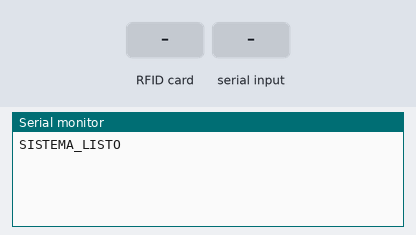
This sketch was run on a simulated Arduino Uno, built with avr-gcc and run on an emulated ATmega328P. Parts: the last lines printed to the serial monitor. The inputs (shaded band) are chosen by the test bench. The local clock reads 2024-03-15 10:24:30 at power-on unless the sketch sets it; EEPROM starts erased.

Above: at 1.2 s.
1.3 s: RFID card 5E 7A 19 C4 held to the reader
At 2.4 s:
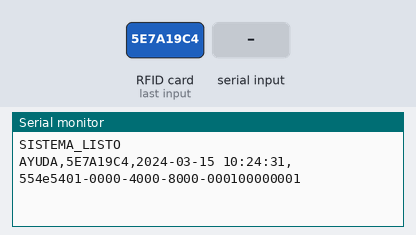
2.8 s: "ABRIR,1\n" received over Serial
At 4.0 s:
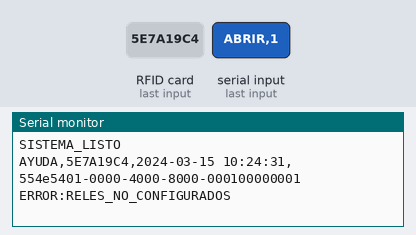
4.3 s: "DENEGADO\n" received over Serial
5.8 s: RFID card 5E 7A 19 C4 held to the reader
At 7.1 s:
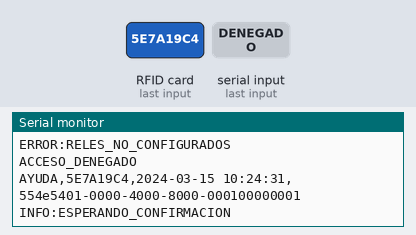

The sketch:

umbral_asistencia.ino
```cpp
#include <SPI.h>
#include <MFRC522.h>
#include <Wire.h>
#include <RTClib.h>
#include <EEPROM.h>
#include <stdint.h>
#include <stdio.h>
#include <string.h>
#include "config.h"

#if !defined(ARDUINO_ARCH_AVR)
#error "This sketch targets AVR Uno/classic Nano/Mega. Adapt EEPROM for other boards."
#endif

MFRC522 rfid(UMBRAL_RFID_SS_PIN, UMBRAL_RFID_RST_PIN);
RTC_DS3231 rtc;

enum HelpState { IDLE, WAITING, REQUESTED, RECEIVED, ACCEPTED, ATTENDING, COMPLETED, CANCELLED, OFFLINE };
bool rtcValid = false, readerReady = false, identityReady = false;
uint32_t bootCounter = 0, eventCounter = 0;
struct HelpRequest {
  char event[37], uid[21], timestamp[24];
  HelpState state;
  bool awaitingAck;
  uint8_t sendCount;
  unsigned long firstSentAt, lastSentAt;
};
const uint8_t MAX_REQUESTS = 4;
HelpRequest requests[MAX_REQUESTS] = {};
uint8_t focusedRequest = 0;
char rxBuffer[128];
uint8_t rxLength = 0;
bool discardFrame = false, cardSeen = false;
unsigned long lastCardAt = 0, lastRxByteAt = 0;
static_assert(UMBRAL_STATUS_LED_PIN >= -1 && UMBRAL_STATUS_LED_PIN < NUM_DIGITAL_PINS, "Invalid LED pin");

// EEPROM bytes 0..17: two alternating records, each counter + inverse + commit.
// Commit the new counter before producing any IDs. Never overwrite the last
// valid record until the alternate one is durable.
bool readBootSlot(int base, uint32_t &value) {
  uint32_t inverse;
  if (EEPROM.read(base + 8) != 0xA5) return false;
  EEPROM.get(base, value);
  EEPROM.get(base + 4, inverse);
  return value != 0 && inverse == ~value;
}

bool reserveBootCounter() {
  if (EEPROM.length() < 18) return false;
  uint32_t a = 0, b = 0;
  const bool validA = readBootSlot(0, a), validB = readBootSlot(9, b);
  const bool latestA = validA && (!validB || a >= b);
  const uint32_t previous = latestA ? a : (validB ? b : 0);
  if (previous == UINT32_MAX) return false;
  bootCounter = previous + 1;
  const int target = latestA ? 9 : 0;
  const uint32_t inverse = ~bootCounter;
  EEPROM.update(target + 8, 0);
  EEPROM.put(target, bootCounter);
  EEPROM.put(target + 4, inverse);
  EEPROM.update(target + 8, 0xA5);
  uint32_t check;
  return readBootSlot(target, check) && check == bootCounter;
}

bool makeEventId(char *event) {
  if (!identityReady || eventCounter == UINT32_MAX) return false;
  ++eventCounter;
  // Namespace + persisted boot counter + sequence, with UUID version/variant.
  snprintf(event, 37, "%08lx-%04x-4000-8000-%04x%08lx",
    (unsigned long) UMBRAL_DEVICE_NAMESPACE, (unsigned int) (bootCounter >> 16),
    (unsigned int) (bootCounter & 0xffff), (unsigned long) eventCounter);
  return true;
}

bool reservedPin(int pin) {
  return pin == 0 || pin == 1 || pin == UMBRAL_RFID_SS_PIN || pin == UMBRAL_RFID_RST_PIN ||
    pin == MOSI || pin == MISO || pin == SCK || pin == SDA || pin == SCL;
}

#if UMBRAL_ENABLE_RELAYS
static_assert(UMBRAL_RELAY1_PIN >= 0 && UMBRAL_RELAY1_PIN < NUM_DIGITAL_PINS, "Define the real relay 1 pin");
static_assert(UMBRAL_RELAY2_PIN >= 0 && UMBRAL_RELAY2_PIN < NUM_DIGITAL_PINS, "Define the real relay 2 pin");
static_assert(UMBRAL_RELAY1_PIN != UMBRAL_RELAY2_PIN, "Relays need separate pins");
static_assert(UMBRAL_STATUS_LED_PIN != UMBRAL_RELAY1_PIN && UMBRAL_STATUS_LED_PIN != UMBRAL_RELAY2_PIN, "LED and relays need separate pins");
bool relaysReady = false;
bool relayActive[2] = { false, false };
unsigned long relayStartedAt[2] = { 0, 0 };
const int relayPins[2] = { UMBRAL_RELAY1_PIN, UMBRAL_RELAY2_PIN };
#endif

void openRelay(uint8_t relay) {
  if (relay != 1 && relay != 2) return;
#if UMBRAL_ENABLE_RELAYS
  if (!relaysReady || relayActive[relay - 1]) return;
  const uint8_t index = relay - 1;
  relayActive[index] = true;
  relayStartedAt[index] = millis();
  digitalWrite(relayPins[index], UMBRAL_RELAY_ACTIVE);
  Serial.print(F("RELAY_ACTIVADO,")); Serial.println(relay);
#else
  Serial.println(F("ERROR:RELES_NO_CONFIGURADOS"));
#endif
}

void tickRelays() {
#if UMBRAL_ENABLE_RELAYS
  for (uint8_t i = 0; i < 2; ++i) {
    if (relayActive[i] && (unsigned long)(millis() - relayStartedAt[i]) >= UMBRAL_RELAY_DURATION_MS) {
      digitalWrite(relayPins[i], UMBRAL_RELAY_INACTIVE);
      relayActive[i] = false;
      Serial.print(F("RELAY_DESACTIVADO,")); Serial.println(i + 1);
    }
  }
#endif
}

int stateRank(HelpState state) {
  switch (state) {
    case REQUESTED: return 1;
    case RECEIVED: return 2;
    case ACCEPTED: return 3;
    case ATTENDING: return 4;
    case COMPLETED: case CANCELLED: return 5;
    default: return 0;
  }
}

void handleCommand(char *line) {
  // Match the entire command; invalid relay values never fall back to relay 1.
  if (strcmp(line, "ABRIR,1") == 0 || strcmp(line, "CONCEDIDO,1") == 0) { openRelay(1); return; }
  if (strcmp(line, "ABRIR,2") == 0 || strcmp(line, "CONCEDIDO,2") == 0) { openRelay(2); return; }
  if (strcmp(line, "DENEGADO") == 0) { Serial.println(F("ACCESO_DENEGADO")); return; }
  if (strncmp(line, "ASISTENCIA,", 11) != 0) return;
  char *event = line + 11, *state = strchr(event, ',');
  if (!state) return;
  *state++ = '\0';
  HelpRequest *request = NULL;
  for (uint8_t i = 0; i < MAX_REQUESTS; ++i) {
    if (requests[i].event[0] && strcmp(event, requests[i].event) == 0) { request = &requests[i]; break; }
  }
  if (!request) return;
  HelpState next;
  if (strcmp(state, "solicitada") == 0) next = REQUESTED;
  else if (strcmp(state, "recibida") == 0) next = RECEIVED;
  else if (strcmp(state, "aceptada") == 0) next = ACCEPTED;
  else if (strcmp(state, "en_atencion") == 0) next = ATTENDING;
  else if (strcmp(state, "atendida") == 0) next = COMPLETED;
  else if (strcmp(state, "cancelada") == 0) next = CANCELLED;
  else return;
  // Ignore old/doubled packets after a newer state or terminal state.
  if (request->state == COMPLETED || request->state == CANCELLED || stateRank(next) < stateRank(request->state)) return;
  request->state = next;
  request->awaitingAck = false;
  Serial.print(F("ESTADO_AYUDA,")); Serial.print(request->event); Serial.print(','); Serial.println(state);
}

void readCommands() {
  if ((rxLength || discardFrame) && (unsigned long)(millis() - lastRxByteAt) > 1000UL) {
    rxLength = 0; discardFrame = false;
  }
  // Bound the work per loop so a noisy serial input cannot hold a relay open.
  uint8_t budget = 64;
  while (budget-- && Serial.available()) {
    const char c = (char)Serial.read();
    lastRxByteAt = millis();
    if (c == '\n') {
      if (!discardFrame && rxLength) {
        if (rxBuffer[rxLength - 1] == '\r') --rxLength;
        rxBuffer[rxLength] = '\0';
        handleCommand(rxBuffer);
      }
      rxLength = 0; discardFrame = false;
    } else if (!discardFrame) {
      if (c == '\0' || rxLength >= sizeof(rxBuffer) - 1) { discardFrame = true; rxLength = 0; }
      else rxBuffer[rxLength++] = c;
    }
  }
}

void captureTime(char *timestamp) {
  if (!rtcValid) {
    strcpy(timestamp, "RTC_NO_VALIDO");
    return;
  }
  const DateTime now = rtc.now();
  snprintf(timestamp, 24, "%04u-%02u-%02u %02u:%02u:%02u",
    now.year(), now.month(), now.day(), now.hour(), now.minute(), now.second());
}

void sendHelp(HelpRequest &request) {
  Serial.print(F("AYUDA,")); Serial.print(request.uid); Serial.print(',');
  Serial.print(request.timestamp); Serial.print(','); Serial.println(request.event);
  request.lastSentAt = millis();
  ++request.sendCount;
}

void tickRequest() {
  for (uint8_t i = 0; i < MAX_REQUESTS; ++i) {
    HelpRequest &request = requests[i];
    if (!request.awaitingAck) continue;
    const unsigned long now = millis();
    if ((unsigned long)(now - request.firstSentAt) >= UMBRAL_ACK_TIMEOUT_MS) {
      request.awaitingAck = false;
      request.state = OFFLINE;
      Serial.print(F("ERROR:SIN_CONFIRMACION_USAR_CANAL_ALTERNATIVO,")); Serial.println(request.event);
    } else if (request.sendCount < UMBRAL_MAX_SENDS && (unsigned long)(now - request.lastSentAt) >= UMBRAL_RETRY_INTERVAL_MS) {
      sendHelp(request);
    }
  }
}

void readCard() {
  if (!readerReady || !identityReady) return;
  if (!rfid.PICC_IsNewCardPresent() || !rfid.PICC_ReadCardSerial()) return;
  char uid[21];
  const char hex[] = "0123456789ABCDEF";
  const byte size = rfid.uid.size;
  if (size == 4 || size == 7 || size == 10) {
    for (byte i = 0; i < size; ++i) {
      uid[i * 2] = hex[rfid.uid.uidByte[i] >> 4];
      uid[i * 2 + 1] = hex[rfid.uid.uidByte[i] & 15];
    }
    uid[size * 2] = '\0';
  }
  rfid.PICC_HaltA();
  rfid.PCD_StopCrypto1();
  if (size != 4 && size != 7 && size != 10) return;
  const unsigned long now = millis();
  if (cardSeen && (unsigned long)(now - lastCardAt) < UMBRAL_CARD_COOLDOWN_MS) return;
  cardSeen = true; lastCardAt = now;
#if UMBRAL_ASSISTANCE_ONLY
  int slot = -1, freeSlot = -1;
  for (uint8_t i = 0; i < MAX_REQUESTS; ++i) {
    const bool reusable = !requests[i].event[0] || requests[i].state == COMPLETED || requests[i].state == CANCELLED;
    if (!reusable && strcmp(uid, requests[i].uid) == 0) { slot = i; break; }
    if (reusable && freeSlot < 0) freeSlot = i;
  }
  const bool sameActive = slot >= 0;
  if (slot < 0) slot = freeSlot;
  if (slot < 0) { Serial.println(F("ERROR:COLA_LOCAL_LLENA_USAR_CANAL_ALTERNATIVO")); return; }
  focusedRequest = (uint8_t)slot;
  HelpRequest &request = requests[slot];
  if (request.awaitingAck) { Serial.println(F("INFO:ESPERANDO_CONFIRMACION")); return; }
  if (!sameActive) {
    if (!makeEventId(request.event)) { Serial.println(F("ERROR:IDENTIFICADOR_NO_DISPONIBLE")); return; }
    strcpy(request.uid, uid);
    captureTime(request.timestamp);
  }
  // Re-presenting any tracked active card resends the same event, not a new one.
  request.firstSentAt = now; request.sendCount = 0; request.awaitingAck = true;
  if (!sameActive) request.state = WAITING;
  sendHelp(request);
#else
  char timestamp[24]; captureTime(timestamp);
  Serial.print(F("ACCESO,")); Serial.print(uid); Serial.print(','); Serial.println(timestamp);
#endif
}

void tickStatusLed() {
#if UMBRAL_STATUS_LED_PIN >= 0
  if (reservedPin(UMBRAL_STATUS_LED_PIN)) return;
  bool on = false;
  switch (requests[focusedRequest].state) {
    case WAITING: case REQUESTED: on = (millis() % 1000UL) < 150UL; break;
    case RECEIVED: on = (millis() % 500UL) < 150UL; break;
    case ACCEPTED: case ATTENDING: on = true; break;
    case OFFLINE: on = (millis() % 200UL) < 100UL; break;
    default: break;
  }
  digitalWrite(UMBRAL_STATUS_LED_PIN, on ? HIGH : LOW);
#endif
}

void setup() {
  Serial.begin(UMBRAL_SERIAL_BAUD);
#if UMBRAL_ENABLE_RELAYS
  relaysReady = !reservedPin(relayPins[0]) && !reservedPin(relayPins[1]);
  if (relaysReady) {
    for (uint8_t i = 0; i < 2; ++i) {
      digitalWrite(relayPins[i], UMBRAL_RELAY_INACTIVE);
      pinMode(relayPins[i], OUTPUT);
    }
  } else Serial.println(F("ERROR:PIN_RELE_EN_CONFLICTO"));
#endif
#if UMBRAL_STATUS_LED_PIN >= 0
  if (!reservedPin(UMBRAL_STATUS_LED_PIN)) {
    digitalWrite(UMBRAL_STATUS_LED_PIN, LOW);
    pinMode(UMBRAL_STATUS_LED_PIN, OUTPUT);
  } else Serial.println(F("ERROR:PIN_LED_EN_CONFLICTO"));
#endif
  SPI.begin(); rfid.PCD_Init(); Wire.begin();
  const byte readerVersion = rfid.PCD_ReadRegister(MFRC522::VersionReg);
  readerReady = readerVersion != 0x00 && readerVersion != 0xFF;
  if (!readerReady) Serial.println(F("ERROR:RFID_NO_ENCONTRADO"));
  rtcValid = rtc.begin();
  if (rtcValid) rtcValid = !rtc.lostPower();
  if (!rtcValid) Serial.println(F("AVISO:RTC_NO_VALIDO_SE_USARA_HORA_DEL_SERVIDOR"));
  identityReady = reserveBootCounter();
  if (!identityReady) Serial.println(F("ERROR:EEPROM_NO_DISPONIBLE_USAR_CANAL_ALTERNATIVO"));
  Serial.println(F("SISTEMA_LISTO"));
}

void loop() {
  tickRelays();
  readCommands();
  tickRequest();
  readCard();
  tickStatusLed();
}
```

config.h
```cpp
#pragma once

// MFRC522: preserve the pins supplied in the original sketch.
#define UMBRAL_RFID_SS_PIN 10
#define UMBRAL_RFID_RST_PIN 9

// Set these only after confirming the wiring. No relay pin is assumed.
#ifndef UMBRAL_ENABLE_RELAYS
#define UMBRAL_ENABLE_RELAYS 0
#endif
#ifndef UMBRAL_RELAY1_PIN
#define UMBRAL_RELAY1_PIN -1
#endif
#ifndef UMBRAL_RELAY2_PIN
#define UMBRAL_RELAY2_PIN -1
#endif
#define UMBRAL_RELAY_ACTIVE LOW
#define UMBRAL_RELAY_INACTIVE HIGH

// Optional separate status LED. Do not use D13 on Uno: it shares SPI SCK.
#ifndef UMBRAL_STATUS_LED_PIN
#define UMBRAL_STATUS_LED_PIN -1
#endif

// Must differ on each physical node. Change it if EEPROM is erased/replaced.
#define UMBRAL_DEVICE_NAMESPACE 0x554e5401UL

// Assistance-only by default. Legacy access mode is explicitly opt-in.
#ifndef UMBRAL_ASSISTANCE_ONLY
#define UMBRAL_ASSISTANCE_ONLY 1
#endif

#define UMBRAL_SERIAL_BAUD 9600
#define UMBRAL_RELAY_DURATION_MS 3000UL
#define UMBRAL_RETRY_INTERVAL_MS 3000UL
#define UMBRAL_ACK_TIMEOUT_MS 10000UL
#define UMBRAL_MAX_SENDS 3
#define UMBRAL_CARD_COOLDOWN_MS 1500UL
```

Measured:
- after the input at 1.3 s, the serial monitor: prints a new line at once (image 1)
- after the input at 2.8 s, the serial monitor: prints a new line at once (image 2)
- after the input at 5.8 s, the serial monitor: prints a new line at once (image 3)
